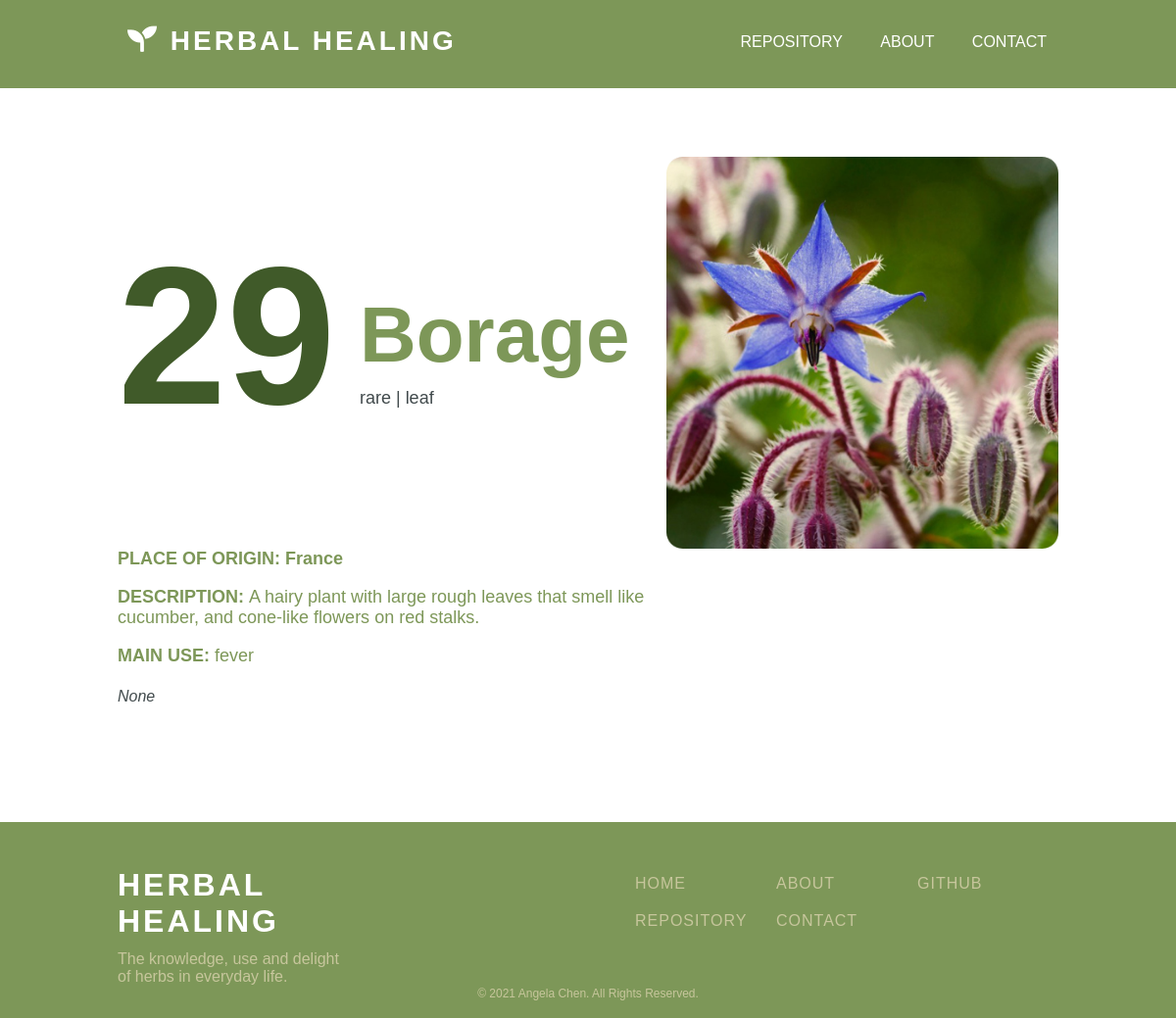
Before: /herb/29 with the older database file.
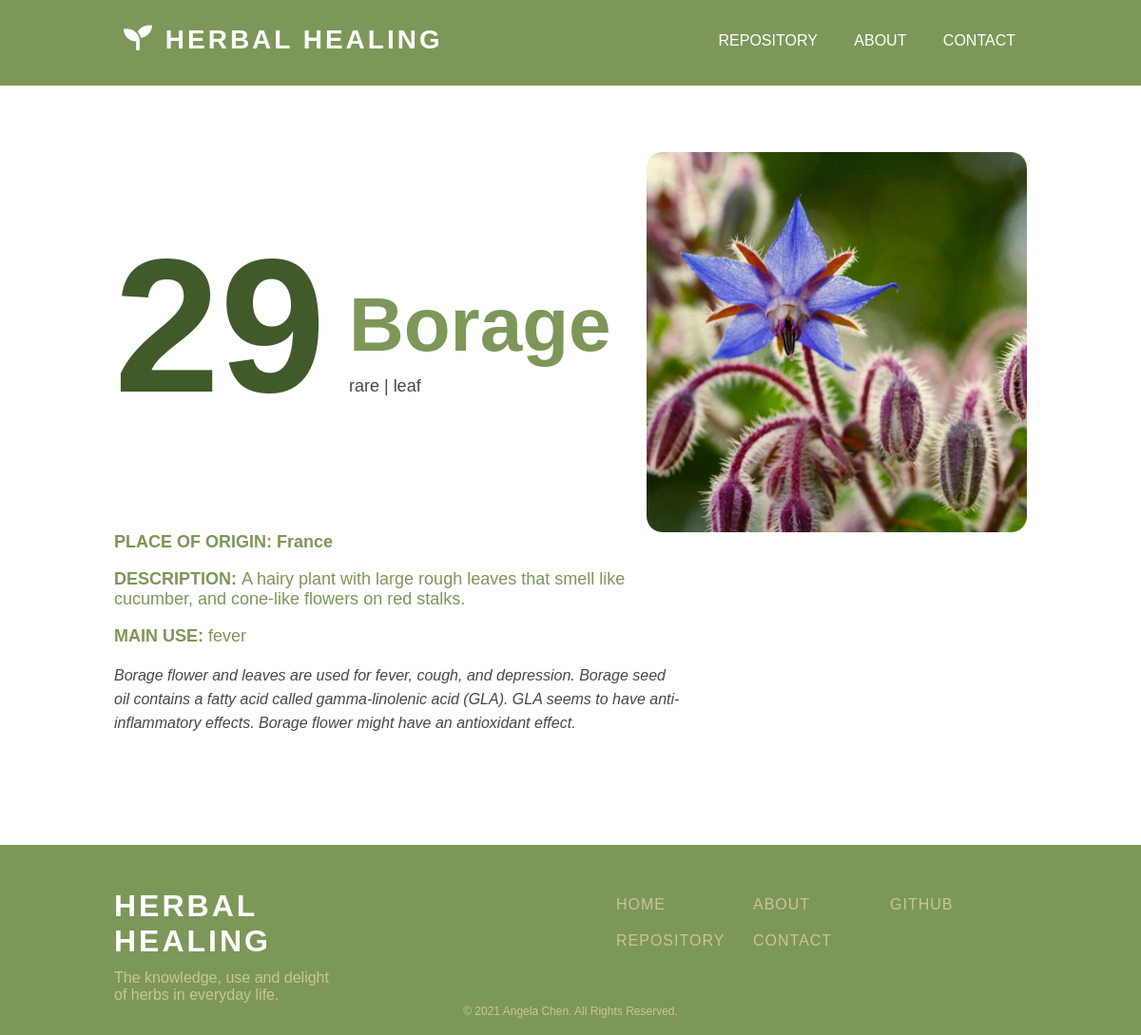
After: the same page with the newer database file.
### tables this page shows
CREATE TABLE herb (id INTEGER PRIMARY KEY, name TEXT, type INTEGER REFERENCES type (id), rarity INTEGER REFERENCES rarity (id), place_of_origin TEXT, description TEXT, image TEXT, use INTEGER REFERENCES use (id), explanation TEXT);

CREATE TABLE rarity (id INTEGER PRIMARY KEY, level TEXT);

CREATE TABLE type (id INTEGER PRIMARY KEY, classification TEXT);

CREATE TABLE use (id INTEGER PRIMARY KEY, category TEXT);

### herbal-healing_flask.py (the view)
@app.route ("/herb/<int:id>")
def herb(id):
    cursor = get_db().cursor()
    sql = "SELECT herb.id, herb.name, rarity.level, type.classification, herb.place_of_origin, herb.description, herb.image, use.category, herb.explanation FROM herb JOIN rarity ON herb.rarity = rarity.id JOIN type ON herb.type = type.id JOIN use ON herb.use = use.id WHERE herb.id = ?"
    cursor.execute(sql, (id,))
    result = cursor.fetchone()
    return render_template("herb.html", result=result)

### herbal-healing_flask.py (called while the page is built)
def get_db():
    db = getattr (g, "_database", None)
    if db is None:
        db = g._database = sqlite3.connect(DATABASE)
    return db

@app.teardown_appcontext
def close_connection(exception):
    db = getattr(g, "_database", None)
    if db is not None:
        db.close()

### templates/herb.html (shortened to what this page needs)
{% extends "layout.html" %}
    {% block content %}
    <div id="banner">
        <img src="/static/image/{{result[6]}}" alt="Herb Illustration" id="main_image">
        <h1 id="number">{{result[0]}}</h1>
        <div id="herb">
            <h2 id="herb_name">{{result[1]}}</h2>
            <pre id="categories">{{result[2]}} | {{result[3]}}</pre>
        </div>
    </div>
    <div id="page">
        <pre id="place">PLACE OF ORIGIN: {{result[4]}}</pre>
        <p id="description"><strong>DESCRIPTION: </strong> {{result[5]}}</p>
        <p id="description"><strong>MAIN USE:</strong> {{result[7]}}</p>
        <p id="explanation"> {{result[8]}}</p>
    </div>
    {% endblock %}

### templates/layout.html (shortened to what this page needs)
<!DOCTYPE html>
<html lang="en">
<head>
    <link rel="stylesheet" href={{url_for('static',filename='styles.css')}}>
    <link rel="stylesheet" href="https://use.fontawesome.com/releases/v5.1.0/css/all.css">
</head>
<body>
    <div id="bar">
        <div id="header">
            <div id="title">
                <a href="{{url_for('home')}}">
                    <i class="fas fa-seedling" style="font-family: Font Awesome 5 Free; font-size: 30px; color: white;"></i>
                    HERBAL HEALING
                </a>
            </div>
            <div class="menu">
                <a id="button_repository" href="{{url_for('repository')}}">REPOSITORY</a>
                <a class="button_about" href="{{url_for('about')}}">ABOUT</a>
                <a class="button_contact" href="{{url_for('contact')}}">CONTACT</a>
            </div>
        </div>
    </div>
    {% block content %}
    {% endblock %}
    <div id="footer">
        <div id="footer_text">
            <div class="footer_name">
                <h1 id="footer_title">HERBAL HEALING</h1>
                <p style="color: #c7c69c; margin-top: -10px; cursor: default;">The knowledge, use and delight of herbs in everyday life.</p>
            </div>
            <div class="footer_column" style="margin-left: 30%; margin-top: 2%;">
                <a class="footer_button" href="{{url_for('home')}}">HOME</a>
                <a class="footer_button" href="{{url_for('repository')}}">REPOSITORY</a>
            </div>
            <div class="footer_column" style="margin-left: 5%; margin-top: 2%;">
                <a class="footer_button" href="{{url_for('about')}}">ABOUT</a>
                <a class="footer_button" href="{{url_for('contact')}}">CONTACT</a>
            </div>
            <div class="footer_column" style="margin-left: 5%; margin-top: 2%;">
                <a class="footer_button" href="https://github.com/angelaychen/website" target="_blank" rel="noopener noreferrer">GITHUB</a>
            </div>
        </div>
        <p id="copyright">© 2021 Angela Chen. All Rights Reserved.</p>
    </div>
</body>
</html>

### static/styles.css (style rules this page uses)
body { margin: 0; font-family: "Century Gothic", CenturyGothic, AppleGothic, sans-serif; background-color: white; max-width: 100%; overflow-x: hidden; }
#bar { background-color: #7d9758; height: 90px; position: sticky; top: 0; z-index: 99; }
#header { width: 80%; margin: auto; }
#title { float: none; padding: 10px; display: inline-block; font-size: 12px; letter-spacing: 3px; color: white; }
#title a { float: none; font-weight: bold; padding: 10px; padding-top: 15px; padding-left: 0px; display: inline-block; font-size: 28px; letter-spacing: 3px; color: white; text-decoration: none; }
.menu { float: right; padding: 10px; margin-top: 24px; width: 50%; text-align: right; }
#button_repository { font-family: "Century Gothic", CenturyGothic, AppleGothic, sans-serif; font-size: 16px; border: none; padding: 2px; background: none; width: 40px; margin-right: 00px; margin-left: 120px; transition-duration: 0.2s; cursor: pointer; color: white; text-decoration: none; position: relative; }
.button_about, .button_contact { font-family: "Century Gothic", CenturyGothic, AppleGothic, sans-serif; font-size: 16px; border: none; padding: 2px; background: none; width: 40px; transition-duration: 0.2s; cursor: pointer; color: white; text-decoration: none; margin-right: 0px; margin-left: 30px; position: relative; }
#banner { width: 80%; margin-right: auto; margin-left: auto; margin-top: 10%; }
#number { font-size: 200px; padding: 0px; color: #405a29; margin-top: 0px; display: inline-block; }
#herb { display:inline-block; padding: 20px; }
#herb_name { font-size: 80px; color: #7d9758; margin-bottom: -10px; }
#categories { font-family: "Century Gothic", CenturyGothic, AppleGothic, sans-serif; font-size: 18px; display: inline-block; color: #414a4c; }
#main_image { width: 400px; float: right; margin-top: -50px; }
#place { font-family: "Century Gothic", CenturyGothic, AppleGothic, sans-serif; font-size: 18px; color: #7d9758; font-weight: bold; }
#description { font-size: 18px; color: #7d9758; }
#explanation { color: #414a4c; font-style: oblique; line-height: 25px; padding-bottom: 100px; }
#page { width: 50%; margin-left: 10%; margin-top: -50px; }
#footer { background-color: #7d9758; height: 25vh; margin: 0; }
#footer_text { width: 80%; margin: auto; padding-top: 2%; background-color: #7d9758; }
#footer_title { color: white; font-weight: bold; letter-spacing: 3px; cursor: default; }
.footer_name { width: 25%; float: left; position: relative; }
.footer_column { padding-top: 10px; width: 10%; float: left; position: relative; }
.footer_button { text-decoration: none; color: #c7c69c; transition-duration: 0.2s; width: fit-content; font-size: 16px; letter-spacing: 1px; display: block; padding-bottom: 20px; }
#copyright { color: #c7c69c; text-align: center; padding-bottom: 5px; margin-top: 18vh; position: absolute; float: center; width: 100%; cursor: default; background-color: #7d9758; font-size: 12px; }

Changed rows visible on the page:
changed herb "Borage": explanation (not shown) → "Borage flower and leaves are used for fever, cough, and depression. Borage seed oil contains a fatty acid called gamma-linolenic acid (GLA). GLA seems to have anti-inflammatory effects. Borage flower might have an antioxidant effect."
Other visible differences:
{{ result[8] }}: "None" → (not shown)
